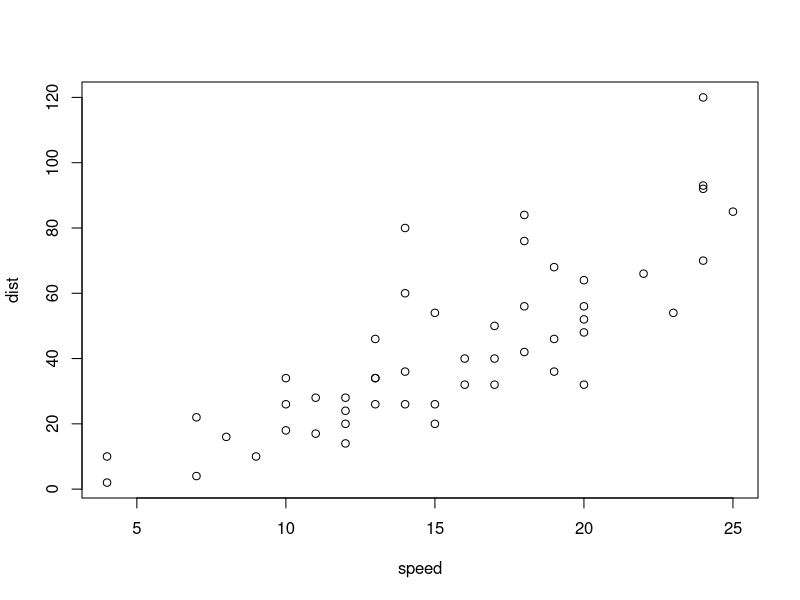
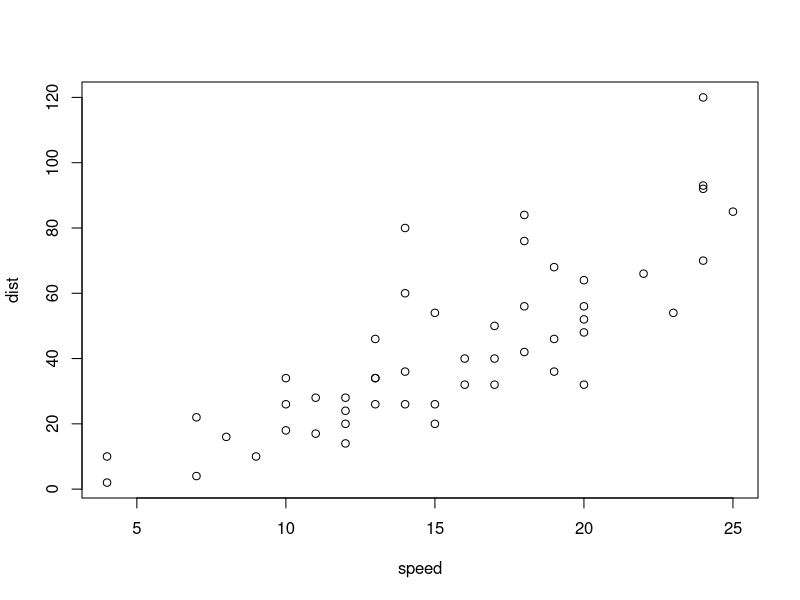
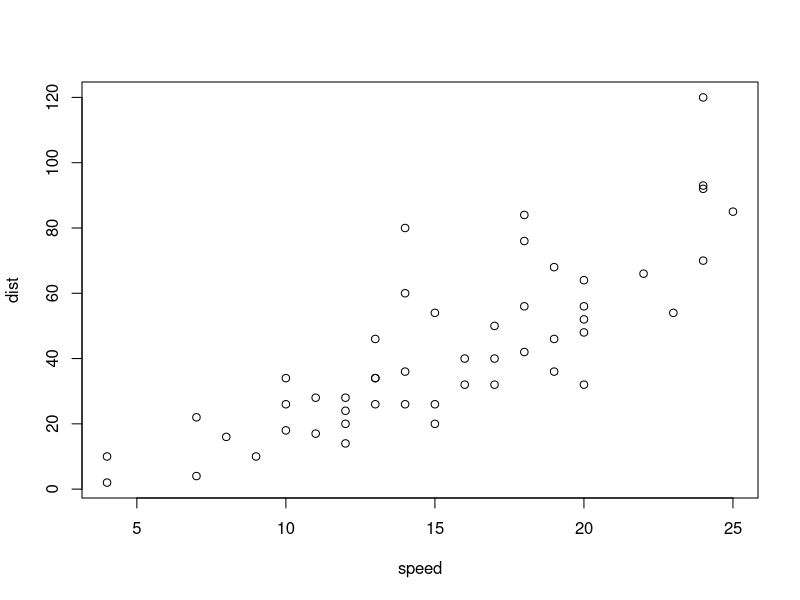
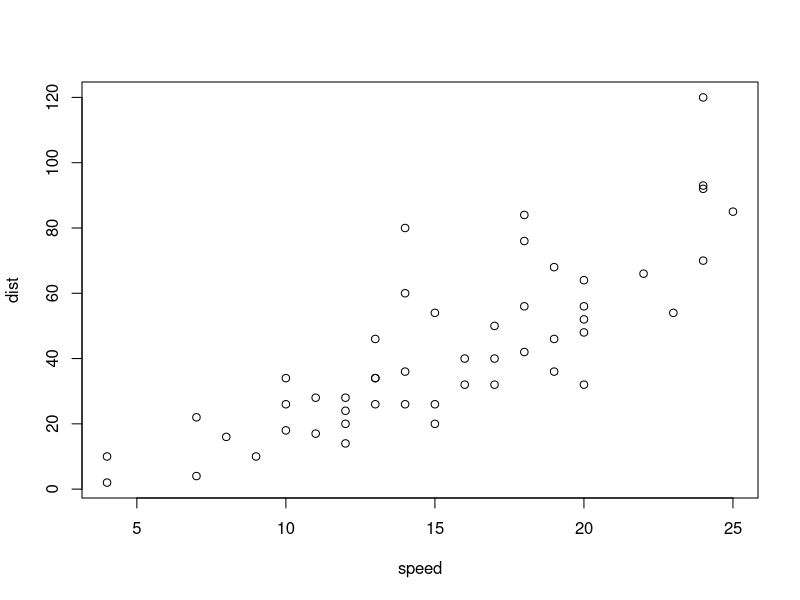

These figures' R source, in order:
## ---- chunk 1
macro <- function(name, pkg, description)
    sprintf('`%s("%s")` %s %s', name, pkg,
            description, do.call(name, list(pkg)))
inline <- function(cmd) sprintf('`` `r %s` ``', cmd)
## ---- chunk 2
plot(cars)
## ---- chunk 3
plot(cars)
## ---- chunk 4
plot(cars)
## ---- chunk 5
plot(cars)
## ---- chunk 6
knitr::kable(
  head(mtcars[, 1:8], 10), caption = 'A table of the first 10 rows of `mtcars`.'
)
## ---- chunk 7
sessionInfo()
